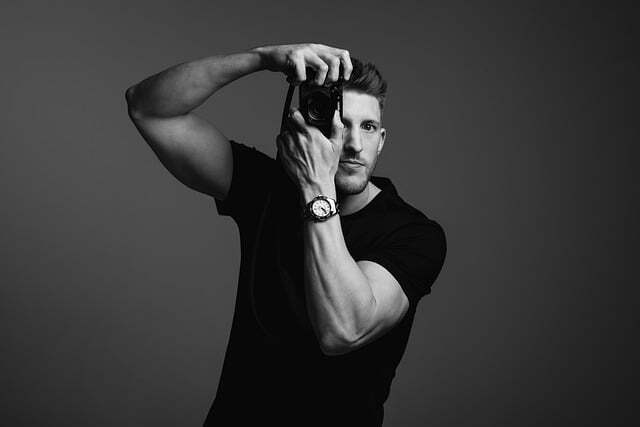
#> input picture Day3/man.jpg, 640 x 427 px
$ python 3_addWeighted.py
#> lines starting #> are read from the running program, lines starting #| are printed output that depends on the picture
import cv2
import numpy as np

src1 = cv2.imread("./man.jpg")
#> src1 is the input picture: shape (427, 640, 3); min 0, max 255, mean 56.5
src2 = cv2.imread("./turkey.jpg")
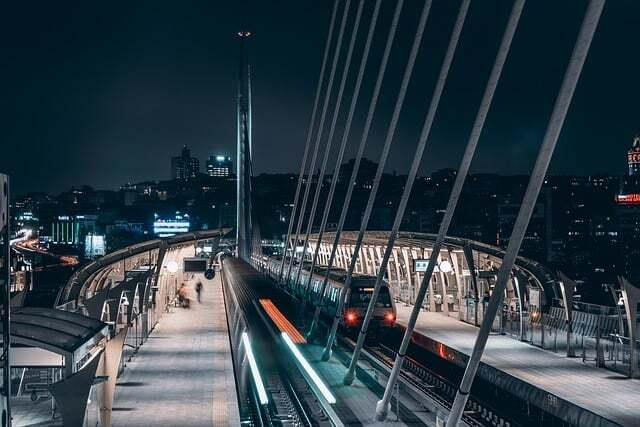
#> input picture Day3/turkey.jpg, 640 x 427 px
#> src2 is the input picture: shape (427, 640, 3); mean B, G, R 69.9, 61, 46

alpha = 0.7

dst1 = src1 * alpha + src2 * (1 - alpha)
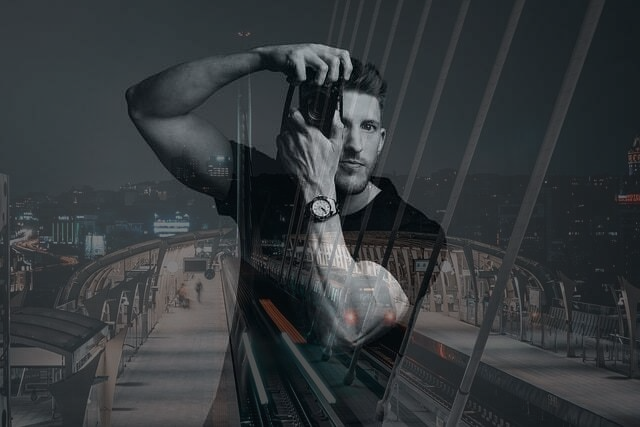
#> dst1: shape (427, 640, 3) float64; mean B, G, R 60.5, 57.9, 53.4
dst1 = dst1.astype(np.uint8)

dst2 = cv2.addWeighted(src1, alpha, src2, (1-alpha), 0)

cv2.imshow("dst1", dst1)
cv2.imshow("dst2", dst2)
cv2.waitKey()
